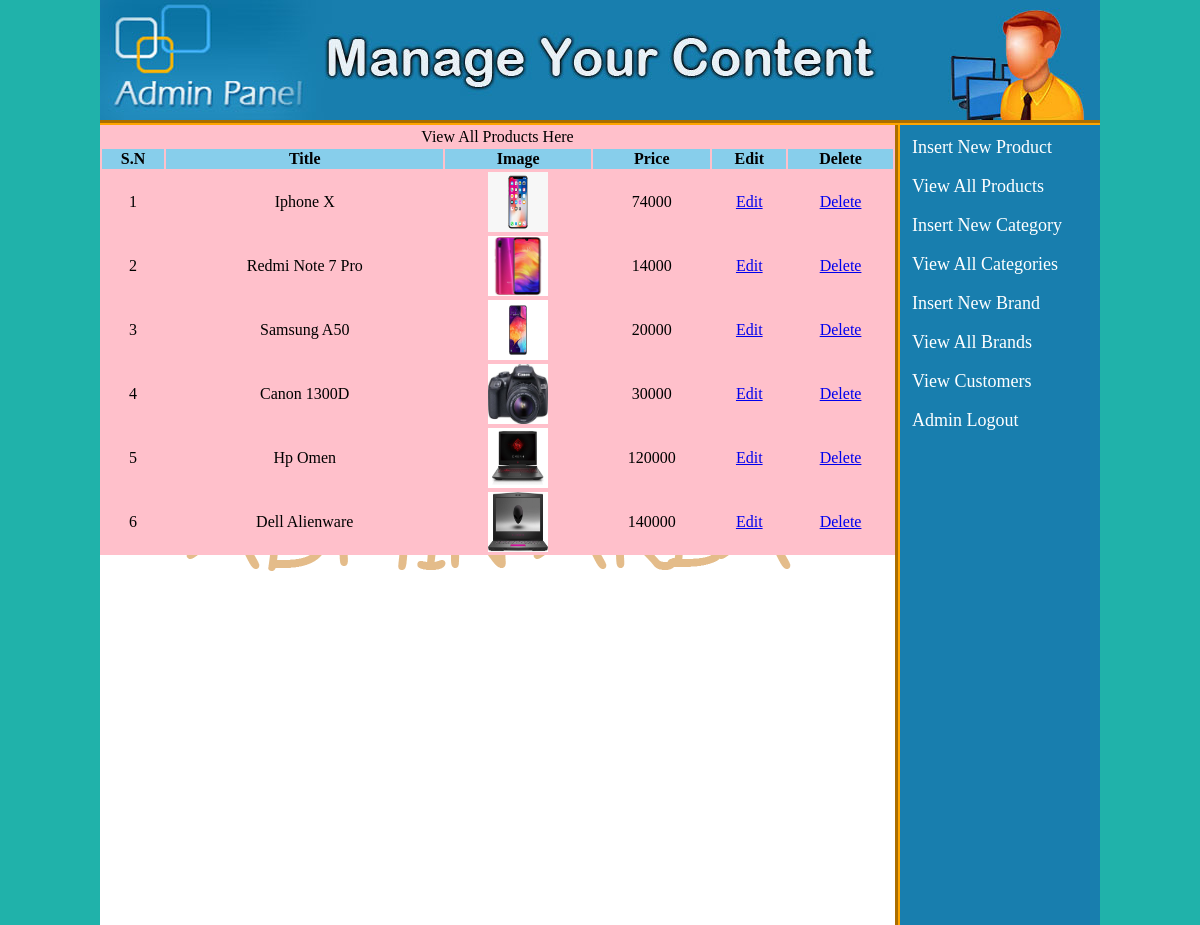
/admin_area/index.php?view_products (signed in), run on the app's committed database.
### tables this page shows
CREATE TABLE `products` (
  `product_id` int(100) NOT NULL,
  `product_cat` int(100) NOT NULL,
  `product_brand` int(100) NOT NULL,
  `product_title` varchar(255) NOT NULL,
  `product_price` int(100) NOT NULL,
  `product_desc` text NOT NULL,
  `product_image` text NOT NULL,
  `product_keywords` text NOT NULL
);

### admin_area/view_products.php (the view)
<?php
if(!isset($_SESSION['user_email'])){
	echo "<script>window.open('login.php?not_admin=You are not an Admin!','_self')</script>";
}
else {
?>
<table width="795" align="center" bgcolor="pink">
	<tr align="center">
		<td colspan="6"><h2>View All Products Here</h2></td>
	</tr>
	<tr align="center" bgcolor="skyblue">
		<th>S.N</th>
		<th>Title</th>
		<th>Image</th>
		<th>Price</th>
		<th>Edit</th>
		<th>Delete</th>
	</tr>
	<?php
	include("includes/db.php");
	$get_pro = "select * from products";
	$run_pro = mysqli_query($con, $get_pro);
	$i = 0;
	while ($row_pro=mysqli_fetch_array($run_pro)){
		$pro_id = $row_pro['product_id'];
		$pro_title = $row_pro['product_title'];
		$pro_image = $row_pro['product_image'];
		$pro_price = $row_pro['product_price'];
		$i++;
	?>
	<tr align="center">
		<td><?php echo $i;?></td>
		<td><?php echo $pro_title;?></td>
		<td><img src="product_images/<?php echo $pro_image;?>" width="60" height="60"/></td>
		<td><?php echo $pro_price;?></td>
		<td><a href="index.php?edit_pro=<?php echo $pro_id; ?>">Edit</a></td>
		<td><a href="delete_pro.php?delete_pro=<?php echo $pro_id;?>">Delete</a></td>
	</tr>
	<?php } ?>
</table>
<?php } ?>

### admin_area/styles/style.css (style rules this page uses)
html, body, div, span, applet, object, iframe, h1, h2, h3, h4, h5, h6, p, a, big, img, small, strong, b, u, i, center, ul, li, form { margin: 0; padding: 0; border: 0; font-size: 100%; font: inherit; vertical-align: baseline; }
body { background: lightseagreen; }

### data on the page
products: product_title "Iphone X", product_image (picture), product_price "74000"
products: product_title "Redmi Note 7 Pro", product_image (picture), product_price "14000"
products: product_title "Samsung A50", product_image (picture), product_price "20000"
products: product_title "Canon 1300D", product_image (picture), product_price "30000"
products: product_title "Hp Omen", product_image (picture), product_price "120000"
products: product_title "Dell Alienware", product_image (picture), product_price "140000"
